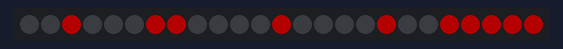
Recording of a sketch running on a simulated ESP32. Shown: 25 RGB LEDs in strip order, left to right. Dim RGB values are drawn brighter than linear.

Above: at 3.1 s.
At 3.6 s:
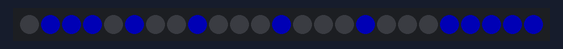
At 4.1 s:
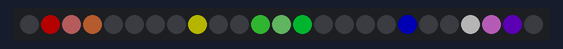

The sketch:

dem.ino
```cpp
#include <FastLED.h>

#define LED_PIN 4
#define NUM_LEDS 25
#define BRIGHTNESS 64
#define LED_TYPE WS2811
#define COLOR_ORDER RGB
CRGB leds[NUM_LEDS];

const uint32_t ledarray0[]  = {
0x00000000, 0x00000000, 0x00FF0000, 0x00000000, 0x00000000,
0x00000000, 0x00FF0000, 0x00FF0000, 0x00000000, 0x00000000,
0x00000000, 0x00000000, 0x00FF0000, 0x00000000, 0x00000000,
0x00000000, 0x00000000, 0x00FF0000, 0x00000000, 0x00000000,
0x00FF0000, 0x00FF0000, 0x00FF0000, 0x00FF0000, 0x00FF0000,
};

const uint32_t ledarray1[]  = {
0x00000000, 0x000000FF, 0x000000FF, 0x000000FF, 0x00000000,
0x000000FF, 0x00000000, 0x00000000, 0x000000FF, 0x00000000,
0x00000000, 0x00000000, 0x000000FF, 0x00000000, 0x00000000,
0x00000000, 0x000000FF, 0x00000000, 0x00000000, 0x00000000,
0x000000FF, 0x000000FF, 0x000000FF, 0x000000FF, 0x000000FF,
};

const uint32_t ledarray2[] PROGMEM = {
0x00000000, 0x00FF0000, 0x00FF8080, 0x00FF8040, 0x00000000,
0x00000000, 0x00000000, 0x00000000, 0x00FFFF00, 0x00000000,
0x00000000, 0x0044FF44, 0x0088FF88, 0x0000FF40, 0x00000000,
0x00000000, 0x00000000, 0x00000000, 0x000000FF, 0x00000000,
0x00000000, 0x00FFFFFF, 0x00FF80FF, 0x008000FF, 0x00000000,
};


void setup() {
  delay(3000);  // power-up safety delay
  FastLED.addLeds<LED_TYPE, LED_PIN, COLOR_ORDER>(leds, NUM_LEDS)
    .setCorrection(TypicalLEDStrip);
  FastLED.setBrightness(BRIGHTNESS);
}

void loop() {
  for (int i = 0; i < 25; i++) {
    leds[i] = ledarray0[i];
  }
  FastLED.show();
  delay(500);
  for (int i = 0; i < 25; i++) {
    leds[i] = ledarray1[i];
  }
  FastLED.show();
  delay(500);
  for (int i = 0; i < 25; i++) {
    leds[i] = ledarray2[i];
  }
  FastLED.show();
  delay(500);
}
```

Measured:
- by itself, everything shown: repeats every 1.5 s, in 3 steps
- what the display in image 0 shows lasts 0.5 s, from 3.0 s to 3.5 s
